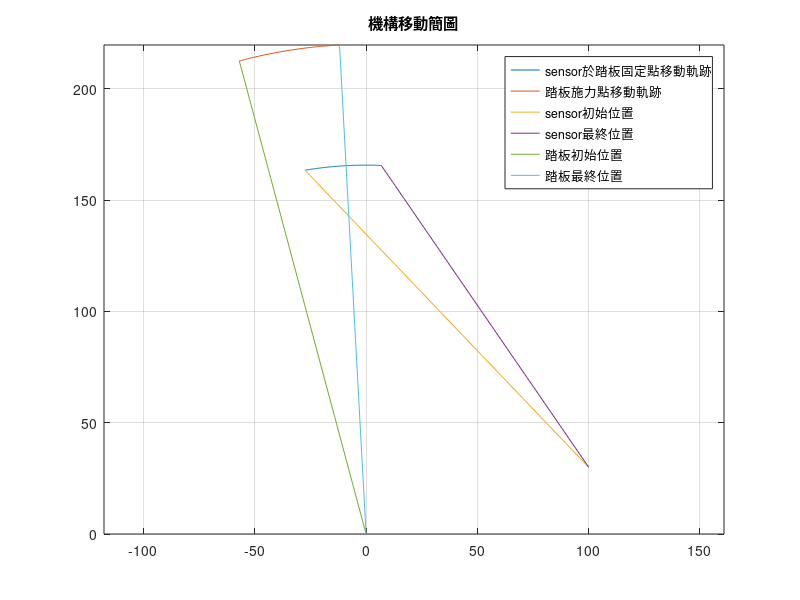
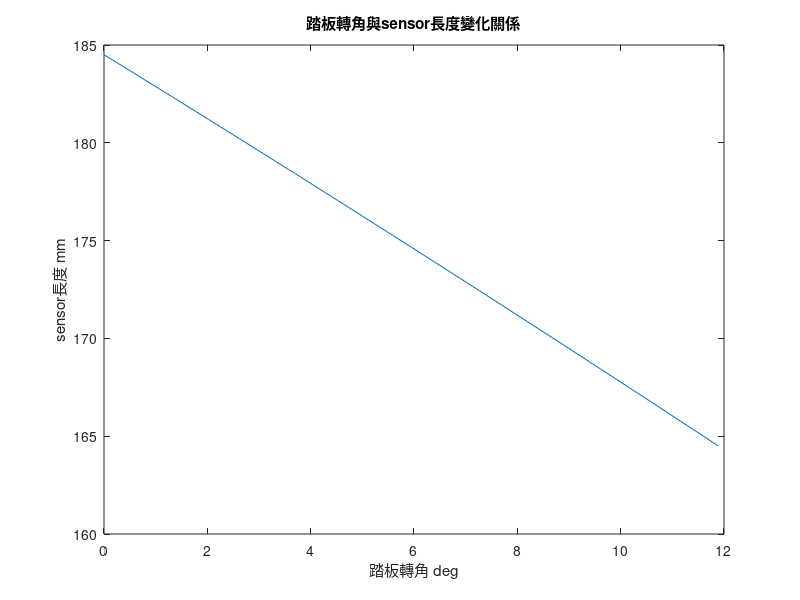

These charts were generated, in order, by the following MATLAB code: (Note: this script raises an error after producing the figures.)
%% 定義變數
GasPadelAxis=[0;0;1];                                               %踏板旋轉軸點
SensorAxis=[100;30;1];                                              %sensor 旋轉軸點
GasPadelForcePoint = [220*sind(-15); 220*cosd(-15); 1];             %腳踩在踏板上的點
GasPadelSensorPoint = [165.71*sind(-9.53); 165.71*cosd(-9.53); 1];  %sensor接在踏板上的點

PedalPushTheta=11.89*pi/180;        %踏板旋轉角
sensorLengthchange=[0,0,0];         %用來記錄等一下循環內需要的值，要初始化
%% 計算機構變化
ind=1;  %計數器
for i=0:0.01:1 %用比例下去算目前轉了幾%，極限就是PedalPushTheta=11.89*pi/180
    
    %目前轉了幾度
    PedalPushThetaNow=PedalPushTheta*i;

    % 創建旋轉矩陣(踩踏板時踏板轉動的角度)
    GasPadelLocalation = [cos(PedalPushThetaNow) sin(PedalPushThetaNow) 0;
        -sin(PedalPushThetaNow) cos(PedalPushThetaNow) 0;
        0 0 1]; 

    %用旋轉矩陣去算出GasPadelForcePoint旋轉時會跑去哪
    GasPadelForcePointNow = GasPadelLocalation * GasPadelForcePoint;
    
    %用旋轉矩陣去算出GasPadelSensorPoint旋轉時會跑去哪
    GasPadelSensorPointNow = GasPadelLocalation * GasPadelSensorPoint;

    %求當下sensor的長度
    Sensorlength = sqrt((SensorAxis(1) - GasPadelSensorPointNow(1))^2 + (SensorAxis(2) - GasPadelSensorPointNow(2))^2);

    sensorLengthchange(ind,1)=PedalPushThetaNow*180/pi;         %紀錄轉角
    sensorLengthchange(ind,2)=Sensorlength;                     %紀錄sensor長
    sensorLengthchange(ind,3)=GasPadelForcePointNow(1);         %紀錄施力點x軸的移動量

    GasPadelSensorPoint_x(ind,1)=GasPadelSensorPointNow(1);     %紀錄施力點x軸的移動量
    GasPadelSensorPoint_y(ind,1)=GasPadelSensorPointNow(2);     %紀錄施力點x軸的移動量

    GasPadelForcePoint_x(ind,1)=GasPadelForcePointNow(1);       %紀錄腳踩在踏板上的點x值
    GasPadelForcePoint_y(ind,1)=GasPadelForcePointNow(2);       %紀錄腳踩在踏板上的點y值
    ind=ind+1;  %更新計數器
end

%% 計算在不同轉角下sensor的變化
caulsensorLengthchange=[sensorLengthchange(1,2);sensorLengthchange(:,2)];   %開頭重複一次因應下面的for循環
for i=1:length(caulsensorLengthchange)-1
    a=caulsensorLengthchange(i)-caulsensorLengthchange(i+1);
    deltasensorLengthchange(i,:)=a;     %這個就是不同轉角下sensor壓縮的變化量
end
deltasensorLengt=sensorLengthchange(1,2)-sensorLengthchange(end,2);

%% 畫圖
figure
plot(GasPadelSensorPoint_x,GasPadelSensorPoint_y)
hold on
plot(GasPadelForcePoint_x,GasPadelForcePoint_y)

plot([GasPadelSensorPoint_x(1);SensorAxis(1)],[GasPadelSensorPoint_y(1);SensorAxis(2)])
plot([GasPadelSensorPoint_x(end);SensorAxis(1)],[GasPadelSensorPoint_y(end);SensorAxis(2)])

plot([GasPadelForcePoint_x(1);GasPadelAxis(1)],[GasPadelForcePoint_y(1);GasPadelAxis(2)])
plot([GasPadelForcePoint_x(end);GasPadelAxis(1)],[GasPadelForcePoint_y(end);GasPadelAxis(2)])

title('機構移動簡圖')
legend('sensor於踏板固定點移動軌跡','踏板施力點移動軌跡','sensor初始位置','sensor最終位置','踏板初始位置','踏板最終位置',Location='northeast')
axis equal
grid on


figure
%轉角對上sensor長度變化
plot(sensorLengthchange(:,1),sensorLengthchange(:,2))
title('踏板轉角與sensor長度變化關係')
xlabel('踏板轉角 deg')
ylabel('sensor長度 mm')

figure
%施力點x軸位移對上sensor長度變化
plot(sensorLengthchange(:,3)-sensorLengthchange(1,3),sensorLengthchange(:,2))
title('施力點x軸位移與sensor長度變化關係')
xlabel('施力點x軸位移 mm')
ylabel('sensor長度 mm')

figure
%轉角對上sensor長度變化量
plot(sensorLengthchange(:,1),deltasensorLengthchange(:,1))
title('踏板轉角與sensor長度變化量關係關係')
xlabel('踏板轉角 deg')
ylabel('sensor長度變化量 mm')

figure
%施力點x軸位移對上sensor長度變化量
plot(sensorLengthchange(:,3)-sensorLengthchange(1,3),deltasensorLengthchange(:,1))
title('施力點x軸位移與sensor長度變化量關係')
xlabel('施力點x軸位移 mm')
ylabel('sensor長度變化量 mm')
